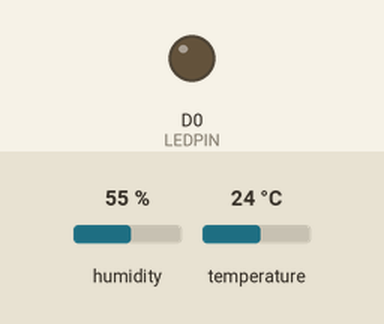
Recording of a sketch running on a simulated ESP8266 (NodeMCU). On the bench: output pins drawn as LEDs (lit = HIGH). The inputs (shaded band) are chosen by the test bench; at power-on: humidity 55 %, temperature 24 °C. WiFi joins after 1.5 s; servers stay silent unless stated; no MQTT or app messages arrive unless stated; what the sketch prints to the serial monitor is not drawn.

Above: at 2.8 s.
At 8.8 s:
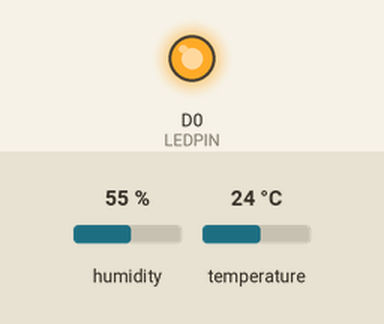
Timing chart, 0 to 17.4 s (numbered marks = the images above):
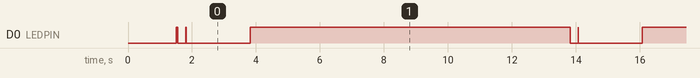

The sketch:

ESP8266_200_MQTT_BlueMix.ino
```cpp
//include the ESP8266 library for WiFI connectivity
#include <ESP8266WiFi.h>

//include MQTT support library
#include <PubSubClient.h>

//Include DHT22 support library
#include <DHT.h>

//DHT configuration and initialization
#define DHTTYPE DHT22 //Identify the sensor type (uncomment one line)
//#define DHTTYPE DHT11   // DHT 11
//#define DHTTYPE DHT21   // DHT 21 (AM2301)

#define DHTPIN D1 //Identify the ESP8266 pin connected to the DHT22 data line

DHT dht(DHTPIN, DHTTYPE); // Initialize DHT sensor.

//initialize LED pin for visual cue of data sent
#define LEDPIN D0

//-------- WiFi Connection values -----------
const char* ssid = "your-wifi-ssid";
const char* password = "your-password";

//-------- BlueMix IoT configuration-----------
#define ORG "your-org-here"
#define DEVICE_TYPE "device-type-here"
#define DEVICE_ID "device-id-here"
#define TOKEN "bluemix-token"
//-------- Customise the above values --------

char server[] = ORG ".messaging.internetofthings.ibmcloud.com";
char topic[] = "iot-2/evt/status/fmt/json";
char authMethod[] = "use-token-auth";
char token[] = TOKEN;
char clientId[] = "d:" ORG ":" DEVICE_TYPE ":" DEVICE_ID;

WiFiClient wifiClient;
PubSubClient client(server, 1883, NULL, wifiClient);

void setup() {
 Serial.begin(115200);
 Serial.println();

 // connect to the the WiFi network, retry on error
 Serial.print("Connecting to "); Serial.print(ssid);
 WiFi.begin(ssid, password);
 while (WiFi.status() != WL_CONNECTED) {
    delay(500);
    Serial.print(".");
 }
 Serial.println("");

 Serial.print("WiFi connected, IP address: "); Serial.println(WiFi.localIP());

 //start the DHT22
 dht.begin();

 //initialize LED pin
 pinMode(LEDPIN, OUTPUT);

// Setting the onboard LED to OFF
// On-board LED on NodeMCU 1.0 (v2) is connected in sink mode (inverse)
 digitalWrite(LEDPIN, HIGH);
}

unsigned int counter = 0;

void loop() {

 if (!!!client.connected()) {
   Serial.print("Reconnecting client to ");
   Serial.println(server);
   while (!!!client.connect(clientId, authMethod, token)) {
      Serial.print(".");
      delay(500);
   }
   Serial.println();
 }

  // blink the LED to indicate sensor read
  digitalWrite(LEDPIN, LOW);
  delay(250);
  digitalWrite(LEDPIN, HIGH);

  // Reading temperature or humidity takes about 250 milliseconds!
  // Sensor readings may also be up to 2 seconds 'old'
  float h = dht.readHumidity();
  // Read temperature as Celsius (the default)
  float t = dht.readTemperature();

 //Create the JSON payload message
 String payload = "{\"d\":{\"Temperature\":";
 payload += t;
 payload += ",\"Humidity\":";
 payload += h;
 payload += ",\"Sensor\":\"DHT22\"";
 payload += ",\"Counter\":";
 payload += counter;
 payload += "}}";

 Serial.print("Sending payload: ");
 Serial.println(payload);

 if (client.publish(topic, (char*) payload.c_str())) {
   Serial.println("Publish ok");

   // blink the LED to indicate data sent OK
   digitalWrite(LEDPIN, LOW);
   delay(2000);
   digitalWrite(LEDPIN, HIGH);

 } else {
   Serial.println("Publish failed");
 }

//increment counter
  ++counter;

 //if (counter == 4294967295) {counter = 0;} //counter reset, do something here if needed...
 //else { ++counter;}

 delay(10000);
}
```

Measured:
- by itself, D0 (LEDPIN): repeats every 12.3 s: HIGH 0.01 s, LOW 2.0 s, HIGH 10.0 s, LOW 0.25 s
